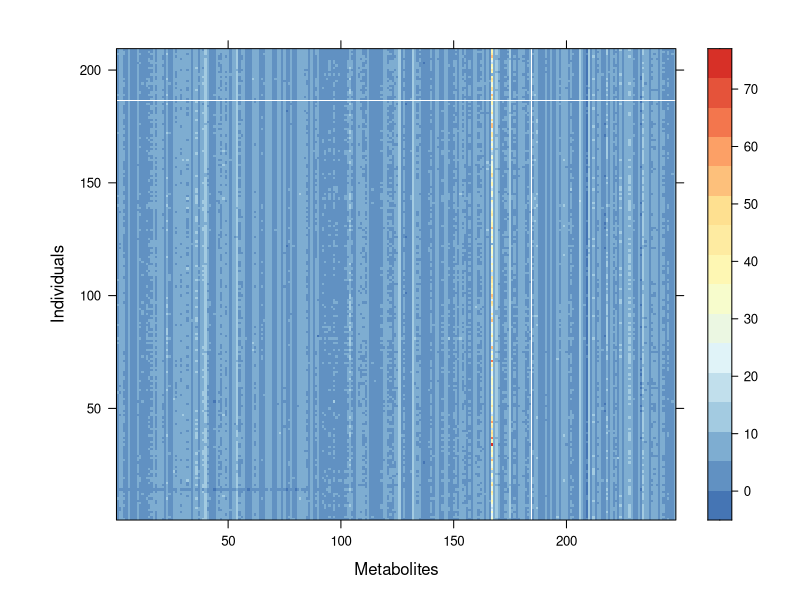
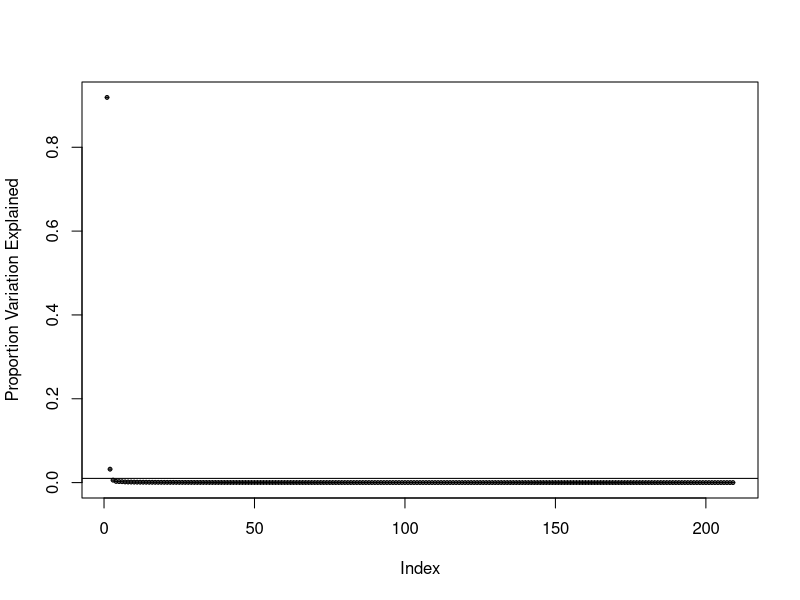

Write the R code that produced these figures, in order.
## ---- chunk 1
setwd("~/KKScardiology/analysis")

data=na.omit(data.frame(read.csv("../data/kts.csv",header = T)))##omitted 79 rows
metab=data[,24:ncol(data)]
v=svd(metab)$v
u=svd(metab)$u
d=svd(metab)$d

X=metab


clrs <- colorRampPalette(rev(c("#D73027","#FC8D59","#FEE090","#FFFFBF","#E0F3F8","#91BFDB","#4575B4")))(64)
library("lattice")
X=as.matrix(metab)

rownames(X)=colnames(X)=NULL
print(levelplot(t(X),col.regions = clrs,xlab = "Metabolites",ylab = "Individuals",colorkey = TRUE))


#Take svd
svd.X = svd(t(scale(t(X),center=TRUE)))
u = svd.X$u; v=svd.X$v; d=svd.X$d
plot(d^2/sum(d^2),lty=3,pch=10,lwd=1,cex=0.5,ylab="Proportion Variation Explained")
abline(h=0.01)

